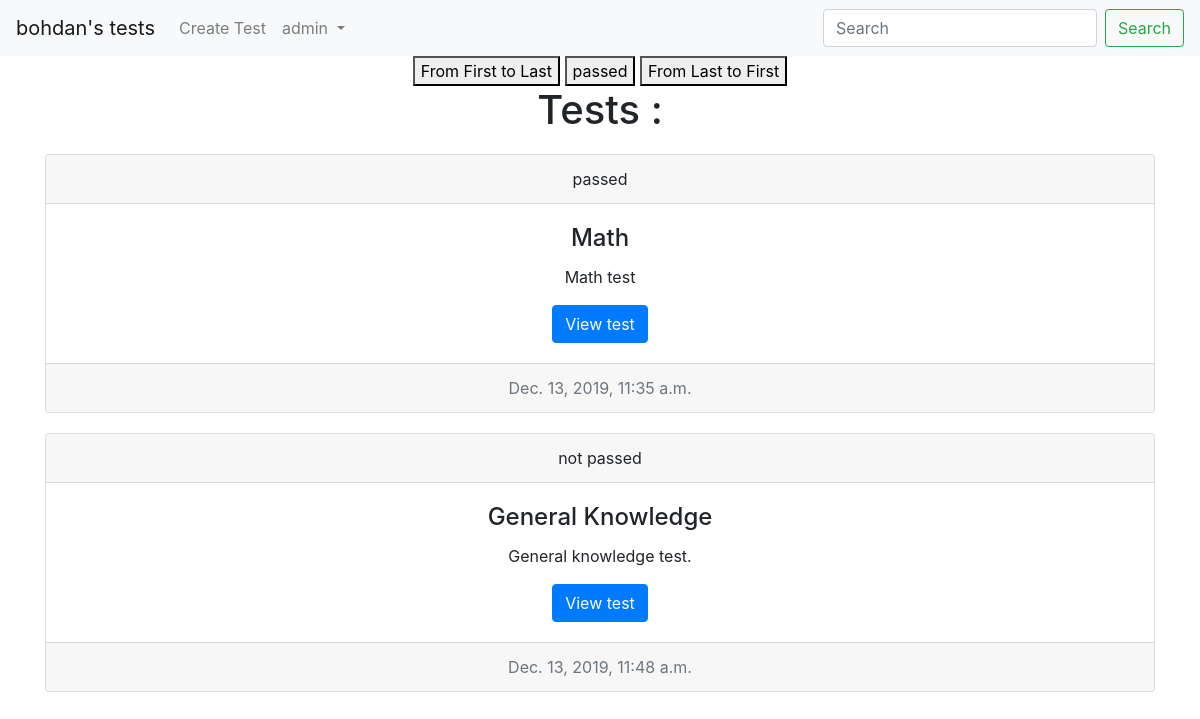
The app's page /tests/ (signed in) with its own data.
### myaccount/models.py (models this page shows, shortened)
class User(AbstractBaseUser):
    email = models.EmailField(max_length=140, unique=True, verbose_name='email')
    username = models.CharField(max_length=40, unique=True)
    img = models.ImageField(verbose_name='avatar', upload_to='avatar_image',
                            height_field=None, width_field=None, max_length=255, blank=True, null=True)
    name = models.CharField(max_length=100, null=True, blank=True)
    s_name = models.CharField(max_length=100, null=True, blank=True, verbose_name='Surname')
    date_of_birth = models.DateField(blank=True, null=True)
    about_me = models.TextField(null=True, blank=True)
    date_joined = models.DateTimeField(verbose_name='date joined', auto_now_add=True)
    last_login = models.DateTimeField(verbose_name='last login', auto_now_add=True)
    is_admin = models.BooleanField(default=False)
    is_active = models.BooleanField(default=True)
    is_superuser = models.BooleanField(default=False)
    is_verificate = models.BooleanField(default=False)
    is_staff = models.BooleanField(default=False)
    USERNAME_FIELD = 'username'
    REQUIRED_FIELDS = ['email']
    objects = MyUserManager()
    def __str__(self):
        return self.username

### mytest/models.py (models this page shows, shortened)
class TestUserList(models.Model):
    user = models.ForeignKey(User, on_delete=models.CASCADE)
    test = models.ForeignKey(Test, on_delete=models.CASCADE)
    date = models.DateTimeField(auto_now_add=True)
    completed_on = models.IntegerField()
    objects = models.Manager()
    be = TestUserManager()

class Test(models.Model):
    title = models.CharField(max_length=250, unique=True)
    img = models.ImageField(upload_to='uploads', height_field=None, width_field=None, max_length=100,
                            null=True, blank=True)
    description = models.TextField()
    author = models.ForeignKey(User, on_delete=models.CASCADE)
    date = models.DateTimeField(auto_now_add=True)

### mytest/views.py (the view, shortened to what this page needs)
# urls.py: path('', TestList.as_view(), name='tests'),
class TestList(View):
    def get(self, request):
        context = {}
        search = request.GET.get('search', '')
        order = request.GET.get('order', '')
        if order == '' or order == 'date':
            tests = Test.objects.all().order_by('date')
            context['tests'] = tests
        elif order == 'datelast':
            tests = Test.objects.all().order_by('date').reverse()
            context['tests'] = tests
        if search:
            tests = Test.objects.filter(title__iexact=search)  # __icontains
            context['tests'] = tests
        if request.user.is_authenticated:
            context['test_users'] = TestUserList.objects.filter(user=request.user)
        return render(request, 'mytests/test_list_view.html', context)

### templates/mytests/test_list_view.html (shortened to what this page needs)
{% extends 'index.html' %}
{% block content %}
    <center>
    <form action="{% url 'tests' %}">
        <button type="submit" name="order" value="date" >From First to Last</button>
        <button type="submit" name="order" value="passed" >passed</button>
        <button type="submit" name="order" value="datelast" >From Last to First</button>
    </form>
    </center>
    <center><h1>Tests :</h1></center>
    {% for test in tests %}
        <div class="card text-center" style="margin-top: 20px">
            <div class="card-header">
            {% for test_user in test_users %}
                {% if test_user.test.id == test.id %}
                    passed
                {% else %}
                    not passed
                {% endif %}
            {% endfor %}
            </div>
            <div class="card-body">
                <h4 class="card-title">{{test.title}}</h4>
                <p class="card-text">{{test.description}}</p>
                <a href="{% url 'test_detail' id=test.id %}" class="btn btn-primary">View test</a>
            </div>
        <div class="card-footer text-muted">
        {{test.date}}
        </div>
        </div>
    {% endfor %}
{% endblock %}

### templates/index.html (shortened to what this page needs)
<!DOCTYPE html>
<html lang="en">
<head>
<link rel="stylesheet" href="https://stackpath.bootstrapcdn.com/bootstrap/4.3.1/css/bootstrap.min.css">
</head>
<body>
<nav class="navbar navbar-expand-lg navbar-light bg-light">
  <a class="navbar-brand" href="{% url 'tests' %}">bohdan's tests</a>
  <div class="collapse navbar-collapse" id="navbarSupportedContent">
    <ul class="navbar-nav mr-auto">
      <li class="nav-item">
        <a class="nav-link" href="{% url 'create_test' %}">Create Test</a>
      </li>
        {% if request.user.is_authenticated %}
          <li class="nav-item dropdown">
            <a class="nav-link dropdown-toggle" href="#" id="navbarDropdown" role="button" data-toggle="dropdown" aria-haspopup="true" aria-expanded="false">
              {{ request.user }}
            </a>
          </li>
        {% endif %}
    </ul>
    <form class="form-inline my-2 my-lg-0" action="{% url 'tests' %}">
      <input class="form-control mr-sm-2" type="search" placeholder="Search" aria-label="Search" name='search'>
      <button class="btn btn-outline-success my-2 my-sm-0" type="submit">Search</button>
    </form>
  </div>
</nav>
<div class="container">
    {% block content %}
    {% endblock %}
</div>
</body>
</html>

### records on screen
User: user "admin"
Test: title "Math", description "Math test", date "Dec. 13, 2019, 11:35 a.m."
TestUserList: shows "passed"
Test: title "General Knowledge", description "General knowledge test.", date "Dec. 13, 2019, 11:48 a.m."
